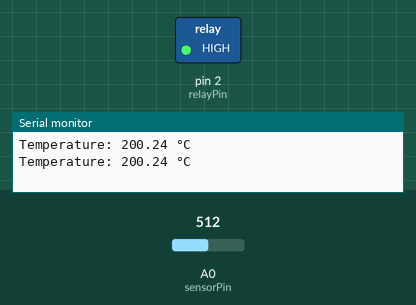
The sketch below on a simulated Arduino Uno, built with avr-gcc and run on an emulated ATmega328P. Parts: switched loads named in the sketch (green lamp = pin HIGH), the last lines printed to the serial monitor. The inputs (shaded band) are chosen by the test bench; at power-on: A0 (sensorPin) = 512.

Above: at 1.8 s.
1.9 s: A0 (sensorPin) set to 170
3.4 s: A0 (sensorPin) set to 136
At 4.7 s:
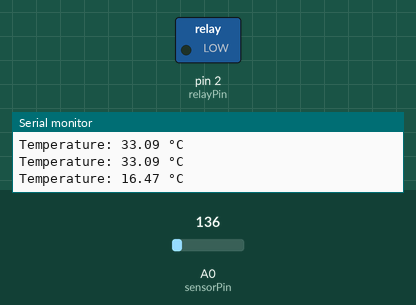
5.5 s: A0 (sensorPin) set to 306
At 6.3 s:
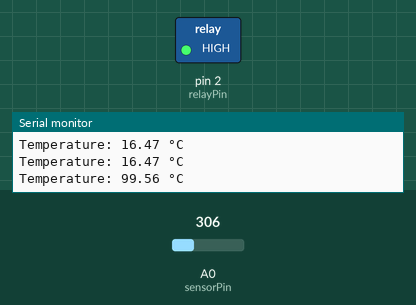
7.5 s: A0 (sensorPin) set to 122
At 9.0 s:
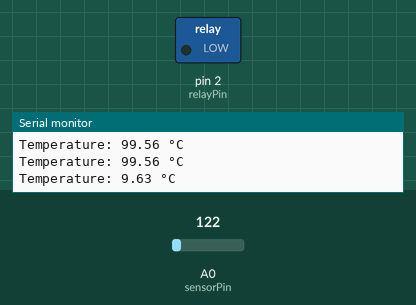
Timing chart, 0 to 10.5 s (numbered marks = the images above; inputs shaded):
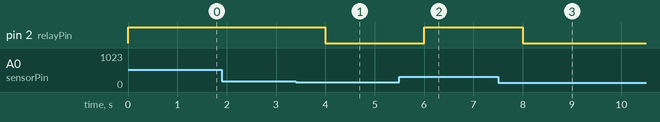

The sketch:

2.Arduino_Temp_Control.ino
```cpp
const int sensorPin = A0;   // Analog pin for NTC sensor
const int relayPin = 2;     // Digital pin for relay

void setup() {
  Serial.begin(9600);
  pinMode(relayPin, OUTPUT);
}
void loop() {
  // Read temperature from NTC sensor
  int sensorValue = analogRead(sensorPin);
  float voltage = sensorValue * (5.0 / 1023.0);
  float temperature = (voltage - 0.5) * 100.0;

  // Control the relay based on temperature
  if (temperature > 25.0) {
    digitalWrite(relayPin, HIGH);  // Turn on the relay
  } else {
    digitalWrite(relayPin, LOW);   // Turn off the relay
  }

  // Send data to serial
  Serial.print("Temperature: ");
  Serial.print(temperature);
  Serial.println(" °C");

  delay(1000);  // Adjust delay as needed
}
```

Measured:
- the behaviour switches between 154 and 153 on A0 (sensorPin) (found by bisection; images 0 and 1)
- after the input at 3.4 s, pin 2 (relayPin): HIGH → LOW after 0.60 s
- after the input at 5.5 s, pin 2 (relayPin): LOW → HIGH after 0.50 s
- after the input at 7.5 s, pin 2 (relayPin): HIGH → LOW after 0.51 s
